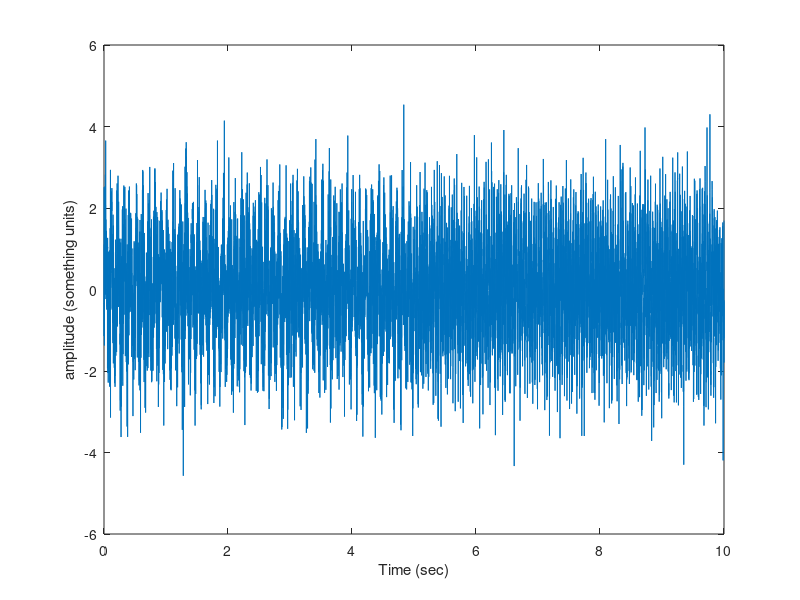
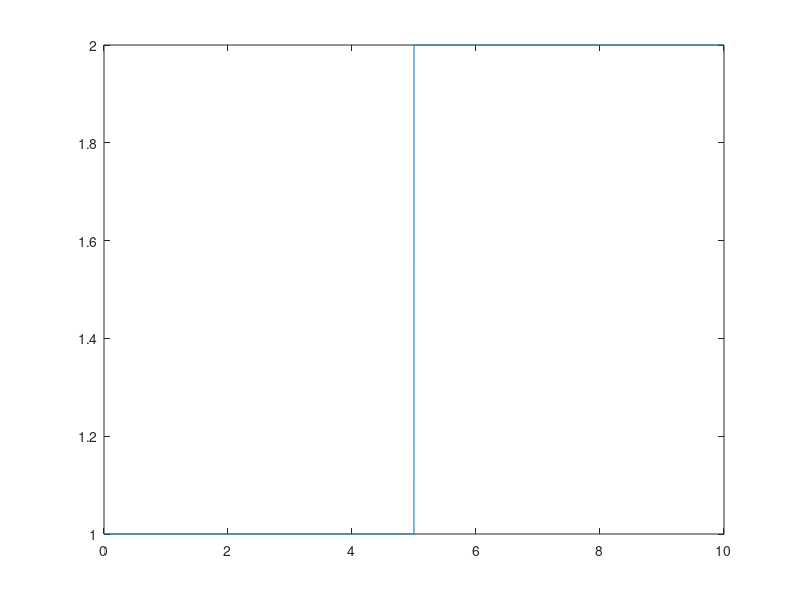
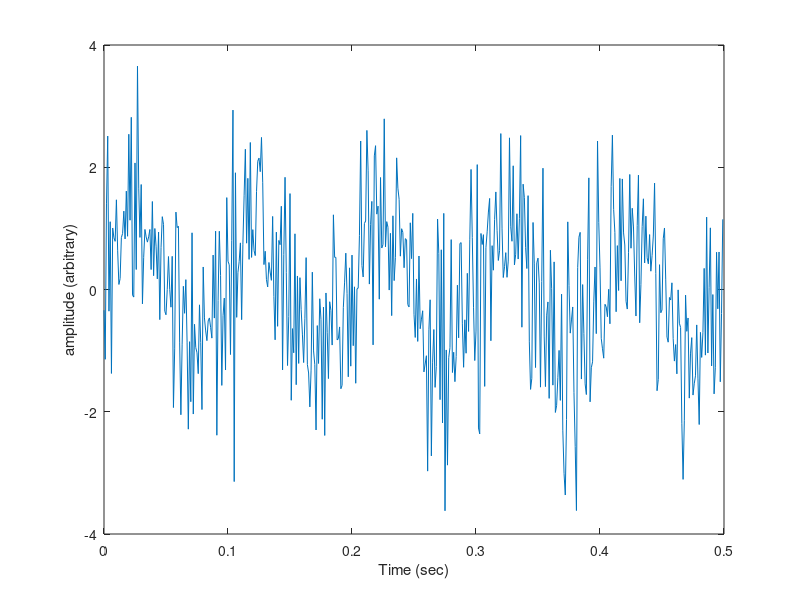
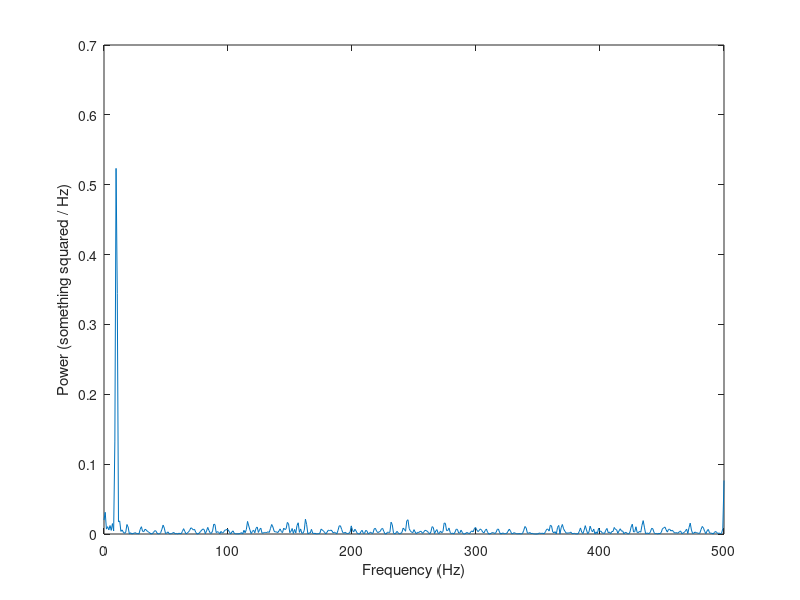

These figures' MATLAB source, in order: (Note: this script raises an error after producing the figures.)

%% We'll make a signal with sinewaves at 2 frequencies.
%Signal is 10 seconds long, first 5 seconds has 10 Hz while the last 5
%seconds has 25 Hz.
sampRate = 1000;
t = 0:1/sampRate:10;
t = t';

signal = sin(2*pi*10*t);
tLast = t(5001:end);
signal(5001:end) = sin(2*pi*25*tLast);

%I'll add some noise.
signal = signal + 1*randn(length(t),1);

%Let's plot the raw signal,  first 5 seconds has slow oscillations (10 Hz)
%while the last 5 seconds has faster oscillations (25 Hz).
figure; plot(t,signal);
xlabel('Time (sec)');
ylabel('amplitude (something units)');

%% We'll make a class vector that corresponds to the frequency changes.
%Lets say we have a class vector of 1's and 2's that corrresponds to the
%changes in the sine wave frequency.
classVector = ones(length(t),1);
classVector(5001:end) = 2;
figure; plot(t,classVector);

%% Parse the signal and class vector into time windows.

windowLength = 500;
windowShift = 100;
signalLength = length(signal);

%This estimates the number of time windows we can get from the entire
%signal.
% Should be 1 added
numWindows = floor((signalLength-windowLength)/windowShift) + 1;

%Initialize the cell array for the signal and the class vector.  Each cell
%will contain a time window of data.
dataWindows = cell(numWindows,1);
classWindows = cell(numWindows,1);

% Get the signal into windows first...
firstIDX = 1;
for windowIDX = 1:numWindows
    getIDX = firstIDX:firstIDX+windowLength-1;
    dataWindows{windowIDX} = signal(getIDX);
    firstIDX = firstIDX+windowShift;
end


%Do the same with the class windows.
firstIDX = 1;
for windowIDX = 1:numWindows
    getIDX = firstIDX:firstIDX+windowLength-1;
    classWindows{windowIDX} = classVector(getIDX);
    firstIDX = firstIDX+windowShift;
end

%We can also do the same with the time vector.  This could help us keep
%track of "when" each time window is located in seconds.
timeWindowsSeconds = cell(numWindows,1);
firstIDX = 1;
for windowIDX = 1:numWindows
    getIDX = firstIDX:firstIDX+windowLength-1;
    timeWindowsSeconds{windowIDX} = t(getIDX);
    firstIDX = firstIDX+windowShift;
end

%So now at this point, we have cell arrays with the time windows of the
%signal, the class vector, and the time stamps.

%% Generating a PSD from the fast fourier transform. [SINGLE TIME WINDOW].

%We'll just look at data from a single window for now, this would need to be
%repeated for all windows.  
singleWindowSignal = dataWindows{1};

tWindow = 0:1/sampRate:windowLength/sampRate - 1/sampRate;
figure; plot(tWindow,singleWindowSignal);
xlabel('Time (sec)');
ylabel('amplitude (arbitrary)');


%Actual FFT portion.
nfft = 1028;
%Evaluate the FFT
fftSolution = fft(singleWindowSignal,nfft);
%Normalize it by the signal's power
fftSolution = fftSolution/windowLength;
%Convert the complex solution to a real one (We square the real and
%imaginary parts).
fftAbs = abs(fftSolution);

%Convert to the one sided solution.
PSD = fftAbs(1:nfft/2+1);
PSD(2:end-1) = 2*PSD(2:end-1).^2;

%Frequency vector.
freq = 0:sampRate/nfft:sampRate/2;

%Plotted here is the final PSD.
figure; plot(freq,PSD);
xlabel('Frequency (Hz)');
ylabel('Power (something squared / Hz)');

%% Alpha and Beta power extraction. [SINGLE TIME WINDOW].
%In this single time window of data, we have a PSD.  We need to extract
%alpha and beta band power. To do this, we need to integrate the PSD across the
%frequency band of interest (alpha and beta).

freq = 0:sampRate/nfft:sampRate/2;
figure; plot(freq,PSD,'color','k');
xlabel('Frequency (Hz)');
ylabel('Power (something squared / Hz)');
%The PSD does extend to 500 Hz, but I'm going to focus on <50 Hz for now.)
xlim([0 50]);
ylim([-0.5 1.5]);

rectObjectAlpha = rectangle('Position',[8 -0.5 6 6],'FaceColor',[0 1 1 .5],...
    'EdgeColor','none');

rectObjectBeta = rectangle('Position',[20 -0.5 10 6],'FaceColor',[1 0 0 .5],...
    'EdgeColor','none');

alphaText = text(10,1.4,{'Sum PSD values',' here for alpha'},...
    'HorizontalAlignment','center');

betaText = text(25,1.4,{'Sum PSD values',' here for beta'},...
    'HorizontalAlignment','center');

alphaIDX = find(freq>8 & freq<13);
betaIDX = find(freq>20 & freq<30);

%Here I'm integrating across the frequnce bands (or taking the sum)). Keep
%in mind after this we get a single value of alpha and beta from a single
%time window.
singleWindow_alpha = sum(PSD(alphaIDX));
singleWindow_beta = sum(PSD(betaIDX));

%% Now perform the FFT and power extrction for all time windows.

%Now we're making a new time series.  Keep in mind that with the time
%window size and the window shift, we're effectively making a new signals
%that represent alpha and beta band power, but at a rate of 10 Hz. Note
%that the number of elements is the number of time windows we used.
alphaPowerTimeSeries = zeros(numWindows,1);
betaPowerTimesSeries = zeros(numWindows,1);

for windowIDX = 1:numWindows
    
    %Get the signal from a single time window.  Note the window index.
    singleWindowSig = dataWindows{windowIDX};
    
    %------FFT Stuff -------------------
    %Evaluate the FFT
    fftSolution = fft(singleWindowSig,nfft);
    %Normalize it by the signal's power
    fftSolution = fftSolution/windowLength;
    %Convert the complex solution to a real one (We square the real and
    %imaginary parts).
    fftAbs = abs(fftSolution);
    %Convert to the one sided solution.
    PSD = fftAbs(1:nfft/2+1);
    PSD(2:end-1) = 2*PSD(2:end-1).^2;
    
    %-----Band power extraction ------------- 
    %Frequency vector.
    freq = 0:sampRate/nfft:sampRate/2;
    
    %Indecies corresponding to alpha and beta frequencies.
    alphaIDX = find(freq>8 & freq<13);
    betaIDX = find(freq>20 & freq<30);

    %Here I'm integrating across the frequnce bands (or taking the sum)). Keep
    %in mind after this we get a single value of alpha and beta from a single
    %time window.
    singleWindow_alpha = sum(PSD(alphaIDX));
    singleWindow_beta = sum(PSD(betaIDX));
    
    %We store the single spectral power value to the intialized times
    %series above this loop.  
    alphaPowerTimeSeries(windowIDX) = singleWindow_alpha;
    betaPowerTimesSeries(windowIDX) = singleWindow_beta;
end


%% We'll extract the last class sample in each time window.
%They will match that of the spectral power time series.

classVectorSync = zeros(numWindows,1);
for windowIDX = 1:numWindows
    classVectorSync(windowIDX) = classWindows{windowIDX}(end);
end

%% We'll do the same for the time vector.
%This will give us a sense of how the new power signal changes at a slower
%rate.  I'll also use this later to help plot the power time series with
%the raw signal we had from earlier.

timeWindowTimeStamps = zeros(numWindows,1);
for windowIDX = 1:numWindows
    timeWindowTimeStamps(windowIDX) = timeWindowsSeconds{windowIDX}(end);
end

%% Now let's plot it all together to see what we have in the end.

figure; hold on;
plot(t,signal,'k');
plot(timeWindowTimeStamps,alphaPowerTimeSeries,'b',...
    'LineWidth',2);
plot(timeWindowTimeStamps,betaPowerTimesSeries,'r',...
    'LineWidth',2);
legend('Raw Signal','Alpha Power','Beta Power',...
    'Location','southeast');

%So we got the raw signal, the time series for the alpha and beta band
%power.  As expected the first phase is purely 10 Hz, so we get high alpha
%in the beginning.  The last phase is purely 25 Hz so we get high beta
%in the end.


%Now I'll plot them as points rather than lines to emphasize this point.
%The way we used time windows makes the power time series vary at a slower
%rate than the raw signal we started with.  So this is the "new sampling
%rate" I mean where initially it was 1000 Hz, but with a shift in 100
%samples, the effective rate is now 10 Hz.
figure; hold on;
plot(t,signal,'k.');
plot(timeWindowTimeStamps,alphaPowerTimeSeries,'bo',...
    'LineWidth',2);
plot(timeWindowTimeStamps,betaPowerTimesSeries,'ro',...
    'LineWidth',2);
legend('Raw Signal','Alpha Power','Beta Power',...
    'Location','southeast');
xlim([4 6]);


%To help emphasize this point, I'll show you the raw class vector we had
%before, and the "windowed" class vector.  Keep in mind that the windowed
%class vector is synchronized with each point in the Power time series.
figure; hold on;
plot(t,classVector,'k.');
plot(timeWindowTimeStamps,classVectorSync,'bo',...
    'LineWidth',2);
legend('Raw class','extracted windowed classes',...
    'Location','southeast');
xlim([4 6]);

%The "powerTimeSeries" variables are what I intended to be fed into the
%input for the classifier. Note that here, the "classVectorSync" variable
%has the class labels synchronized with each power estimate. Using these
%features here should give you some decent accuracies, but there's an extra
%smoothing step you can take, which is shown next.
%% Now here is where you can apply the "smoothing" filters.
%I intended it to used on the spectral power time series.
%This is why I use the "new sampling rate" (10 Hz) rather than the sampling
%rate of the raw signal (1000 Hz).  I'm trying to filter the power time series, not
%the raw signal.

%Note that this is done wayyy after the band power extraction and quite a
%long ways away from the FFT step.

%Design a butterworth low pass filter at 2 Hz with an order of 1.
[b,a] = butter(1,2/(10/2),'low');

alphaFiltered = filtfilt(b,a,alphaPowerTimeSeries);
betaFiltered = filtfilt(b,a,betaPowerTimesSeries);

%I'll now plot the power series before and after low pass filtering.
figure; hold on;
plot(timeWindowTimeStamps,alphaPowerTimeSeries,'b',...
    'LineWidth',2);
plot(timeWindowTimeStamps,betaPowerTimesSeries,'r',...
    'LineWidth',2);
plot(timeWindowTimeStamps,alphaFiltered,'g',...
    'LineWidth',2);
plot(timeWindowTimeStamps,betaFiltered,'m',...
    'LineWidth',2);
legend('alpha','beta','alpha filtered','beta filtered',...
    'Location','east');

%We can see that smoothing it out just helps suppress some of the faster
%spikes.  We can probably go down to 1 Hz too, but it doesn't make it as
%"snappy" or responsive.  In any case, you can see how it just helps a
%little bit and isn't super necessary.

%% Done!

%These "alphaPowerTimeSeries" is probably the main thing that should be put
%into the classifier.  Note that the Power Time series Varabile, the
%classVectorSync and timeWindowTimeStamps all have the same number of
%samples and that they're properly synchronized to relate to the same time
%windows.

%Also note that the values in timeWindowTimeStamps are indeed the same as
%the raw time stamps we got before (in seconds). You could use them to help
%crop data from portions of trials.  I can find the window indecies
%corresponding to the first three seconds based on this variable.

